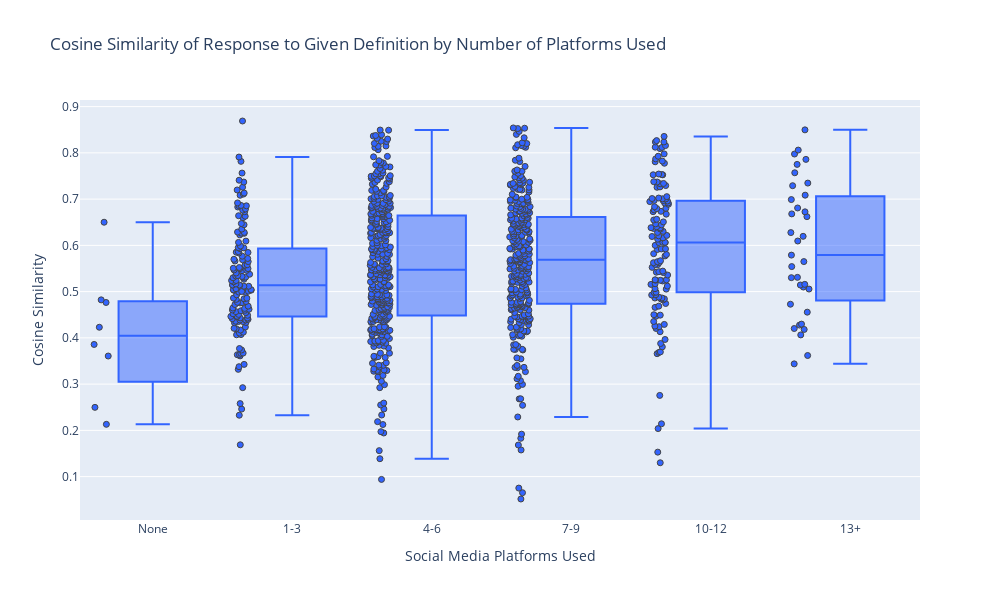

The notebook cell saved with this chart:
### Markdown cell above
#### with buckets of social media use

### Code cell
df['sm_use_level'] = df['n_platforms'].apply(lambda x: 'None' if x < 1 else '1-3' if 0<x<4 else '4-6' if 3 < x <= 6 else '7-9' if 6<x<10 else '10-12' if 9<x<13 else '13+' if x>12 else 0)

fig = go.Figure()

fig.add_trace(go.Box(
    x=df['sm_use_level'],
    y=df['sim_to_def'],
    boxpoints='all',
    showlegend=False,
))

fig.update_layout(
    xaxis_title='Social Media Platforms Used',
    yaxis_title='Cosine Similarity',
    width=1000,
    height=600,
    showlegend=True, 
    legend =dict(
        orientation="h",
        yanchor="bottom",
        x=.85
        ),
    title='Cosine Similarity of Response to Given Definition by Number of Platforms Used',
    )
fig.update_xaxes(type= 'category', categoryorder = 'array', categoryarray= ['None', '1-3', '4-6', '7-9', '10-12', '13+'])

fig.update_traces(
    # jitter=.7,
    marker=dict(
        color='rgba(50, 100, 255, 1)',
        line=dict(width=1)))

fig.write_image('../../figures/bucketed_similarity_to_def_vs_platforms_used.png')

fig.show()

print(stats.kruskal(
    df[(df['sm_use_level'] == 'None')]['sim_to_def'],
    df[(df['sm_use_level'] == '1-3')]['sim_to_def'],
    df[(df['sm_use_level'] == '4-6')]['sim_to_def'],
    df[(df['sm_use_level'] == '7-9')]['sim_to_def'],
    df[(df['sm_use_level'] == '10-12')]['sim_to_def'],
    df[(df['sm_use_level'] == '13+')]['sim_to_def']
))

### Figure 1 — Plotly figure (JSON) as saved in the notebook; plotly's stock layout.template omitted (floating-point values rounded to 4 significant figures; data arrays with more than 128 entries replaced by an {"elided": "..."} marker saying what was removed)
{"data": [{"boxpoints": "all", "marker": {"color": "rgba(50, 100, 255, 1)", "line": {"width": 1}}, "showlegend": false, "type": "box", "x": {"elided": "1002 str values"}, "y": {"elided": "1002 float values"}}], "layout": {"height": 600, "legend": {"orientation": "h", "x": 0.85, "yanchor": "bottom"}, "showlegend": true, "title": {"text": "Cosine Similarity of Response to Given Definition by Number of Platforms Used"}, "width": 1000, "xaxis": {"categoryarray": ["None", "1-3", "4-6", "7-9", "10-12", "13+"], "categoryorder": "array", "title": {"text": "Social Media Platforms Used"}, "type": "category"}, "yaxis": {"title": {"text": "Cosine Similarity"}}}}
